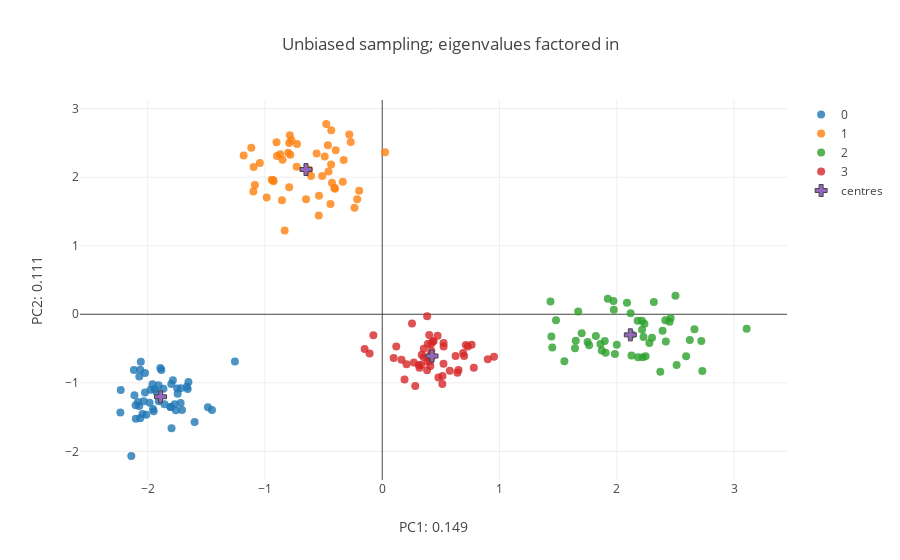

Notebook source saved alongside this figure:
### Markdown cell above
#### II. c. Even sampling.


We can compare this output with what we would have gotten from sampling equally across our selected vectors.

For this purpose we sample equally from the same frequency vectors as in the biased scenario and perform PCA on the resulting data set.

### Code cell
#### Selecting new, equal sample sizes but derive haplotypes from the same frequency vectors.

Sizes= [50,50,50,50]
labels= np.repeat(np.array([x for x in range(N_pops)]),Sizes)

data= []

for k in range(N_pops):
    
    probs= vector_lib[Pops[k],:]
    probs= [[0,x][int(x >= 0)] for x in probs]
    probs= [[1,x][int(x <= 1)] for x in probs]
    
    m= Sizes[k]
    Haps= [[np.random.choice([1,0],p= [1-probs[x],probs[x]]) for x in range(L)] for acc in range(m)]
    
    data.extend(Haps)

data= np.array(data)
#data= scale(data)

#### clalculate pairwise genetic distances
iugen_unbiased= np.triu_indices(data.shape[0],1)

unbias_gen_diffs= pairwise_distances(data,metric= pairwise_gen)
unbias_gen_diffs= np.array(unbias_gen_diffs)

unbias_gen_diffs= unbias_gen_diffs[iugen_unbiased]

### perform PCA

n_comp = 5

pca = PCA(n_components=n_comp, whiten=False,svd_solver='randomized').fit(data)

features= pca.transform(data)# * pca.explained_variance_ratio_

var_comps= pca.explained_variance_ratio_
print("; ".join(['PC{0}: {1}'.format(x+1,round(var_comps[x],3)) for x in range(n_comp)]))
print(features.shape)


#### Calculate centroids of labelled data in feature space.
unbias_centroids= [np.mean(features[[y for y in range(features.shape[0]) if labels[y] == z],:],axis= 0) for z in range(N_pops)]
unbias_centroids= np.array(unbias_centroids)


#### Plot projections + Centroids.

fig_data= [go.Scatter(
        x = features[[x for x in range(sum(Sizes)) if labels[x] == i],0],
        y = features[[x for x in range(sum(Sizes)) if labels[x] == i],1],
        type='scatter',
        mode= "markers",
        marker= {
        'line': {'width': 0},
        'size': 8,
        'symbol': 'circle',
      "opacity": .8
      },
      name= str(i)
    ) for i in range(N_pops)]


fig_data.append(
    go.Scatter(
        x= unbias_centroids[:,0],
        y= unbias_centroids[:,1],
        type= 'scatter',
        mode= 'markers',
        name= 'centres',
        marker= {
        'line': {'width': 1},
        'size': 10,
        'symbol': 'cross'
        }
    )
)

layout = go.Layout(
    title= 'Unbiased sampling; eigenvalues factored in',
    yaxis=dict(
        title='PC2: {}'.format(round(var_comps[1],3))),
    xaxis=dict(
    title= 'PC1: {}'.format(round(var_comps[0],3))),
)

fig = go.Figure(data=fig_data, layout=layout)
iplot(fig)

### Figure 1 — Plotly figure (JSON) as saved in the notebook; plotly's stock layout.template omitted (floating-point values rounded to 4 significant figures)
{"data": [{"marker": {"line": {"width": 0}, "opacity": 0.8, "size": 8, "symbol": "circle"}, "mode": "markers", "name": "0", "type": "scatter", "x": [-1.983, -1.486, -2.023, -1.803, -1.866, -1.77, -1.955, -1.659, -1.942, -1.892, -2.064, -2.083, -1.799, -2.23, -1.719, -2.103, -2.023, -1.785, -1.666, -1.797, -1.76, -1.949, -1.906, -2.064, -2.101, -2.012, -1.653, -1.857, -1.975, -1.907, -1.745, -2.14, -1.883, -1.924, -2.072, -2.044, -2.059, -1.806, -1.719, -1.256, -1.6, -1.748, -2.233, -2.113, -2.072, -1.707, -1.959, -2.118, -2.035, -1.452], "y": [-1.293, -1.356, -1.141, -1.354, -1.087, -1.314, -1.382, -1.091, -1.095, -0.7845, -1.519, -1.28, -1.017, -1.106, -1.078, -1.327, -0.8558, -0.9628, -1.058, -1.662, -1.402, -1.415, -1.27, -0.809, -1.523, -1.465, -0.9884, -1.314, -1.103, -1.035, -1.16, -2.068, -0.8135, -1.14, -1.337, -1.454, -0.6933, -1.354, -1.296, -0.6905, -1.572, -1.084, -1.433, -1.182, -0.908, -1.398, -1.023, -0.814, -1.27, -1.396]}, {"marker": {"line": {"width": 0}, "opacity": 0.8, "size": 8, "symbol": "circle"}, "mode": "markers", "name": "1", "type": "scatter", "x": [-0.4346, -1.097, -0.3287, -0.6496, -0.5115, -0.3364, -0.8976, -0.7877, -0.3968, -0.2806, -0.8502, -0.7837, -0.4411, -0.9292, -0.832, -0.4031, -1.086, -0.2364, -0.5595, -0.4774, -0.4358, -0.8548, -1.099, -0.5412, -0.5394, -0.4288, -1.043, -0.2687, -0.4579, -0.1967, -0.6067, -1.182, -1.116, -0.4633, -0.6234, -0.9422, -0.7932, -0.9276, -0.7931, -0.8019, -0.2134, -0.87, 0.02412, -0.9014, -0.774, -0.7292, -0.4083, -0.7264, -0.9851, -0.4906], "y": [2.684, 2.149, 2.251, 1.679, 2.019, 1.934, 2.31, 2.611, 2.395, 2.623, 2.254, 2.329, 1.609, 1.957, 1.221, 1.831, 1.885, 1.555, 2.347, 2.777, 2.186, 1.664, 1.791, 1.44, 1.731, 1.918, 2.209, 2.513, 2.082, 1.802, 2.018, 2.318, 2.431, 2.467, 2.114, 1.965, 2.501, 1.94, 1.852, 2.357, 1.679, 2.337, 2.363, 2.512, 2.539, 2.154, 1.846, 2.486, 1.703, 2.303]}, {"marker": {"line": {"width": 0}, "opacity": 0.8, "size": 8, "symbol": "circle"}, "mode": "markers", "name": "2", "type": "scatter", "x": [1.482, 1.898, 2.228, 2.221, 1.861, 2.0, 2.721, 2.215, 1.751, 2.087, 1.924, 2.451, 1.975, 2.13, 2.419, 2.662, 1.905, 2.51, 2.316, 1.644, 2.118, 2.591, 2.301, 1.872, 2.216, 2.391, 2.278, 2.414, 2.501, 2.246, 1.435, 1.443, 2.178, 1.765, 1.553, 2.73, 1.45, 2.236, 2.459, 1.671, 1.822, 3.108, 2.126, 1.701, 1.651, 2.371, 1.972, 1.984, 2.181, 2.623], "y": [-0.08763, -0.3883, -0.3335, -0.6279, -0.4352, -0.4435, -0.3892, -0.0932, -0.4054, 0.1695, 0.2248, -0.1087, 0.06767, -0.2945, -0.3987, -0.2172, -0.5614, -0.7397, 0.1788, -0.4947, 0.01392, -0.611, -0.3438, -0.5282, -0.2241, -0.241, -0.4199, -0.08811, 0.2713, -0.6118, 0.1866, -0.325, -0.09618, -0.4508, -0.6866, -0.8288, -0.4839, -0.1401, -0.05281, 0.03939, -0.3179, -0.2125, -0.6032, -0.2752, -0.3861, -0.8375, 0.1943, -0.5802, -0.6262, -0.3752]}, {"marker": {"line": {"width": 0}, "opacity": 0.8, "size": 8, "symbol": "circle"}, "mode": "markers", "name": "3", "type": "scatter", "x": [0.4379, 0.4009, 0.6254, 0.6896, 0.9001, 0.4791, 0.5226, 0.1198, 0.254, 0.2078, 0.5143, 0.4722, 0.5236, 0.4313, 0.5125, 0.2814, 0.3314, 0.09749, 0.6981, 0.3178, 0.4103, 0.4187, 0.3126, 0.781, 0.354, 0.9532, 0.3882, 0.5231, 0.6413, -0.07555, 0.2697, 0.7306, 0.3832, 0.6502, 0.5763, 0.4086, 0.3851, 0.3538, 0.3828, 0.1645, 0.4178, -0.1503, 0.4167, 0.4266, 0.1902, 0.4034, 0.7621, -0.1076, 0.7128, 0.3369], "y": [-0.3943, -0.3021, -0.6081, -0.5652, -0.6561, -0.9219, -0.7223, -0.4714, -0.135, -0.7284, -0.8995, -0.3131, -0.4693, -0.394, -1.016, -1.047, -0.7391, -0.6395, -0.609, -0.7813, -0.7555, -0.5323, -0.7408, -0.7789, -0.503, -0.6201, -0.4325, -0.4183, -0.8542, -0.308, -0.7045, -0.4704, -0.02944, -0.8115, -0.824, -0.6824, -0.6895, -0.6284, -0.8154, -0.6639, -0.4303, -0.5062, -0.5823, -0.6133, -0.9521, -0.632, -0.4443, -0.5731, -0.4485, -0.5903]}, {"marker": {"line": {"width": 1}, "size": 10, "symbol": "cross"}, "mode": "markers", "name": "centres", "type": "scatter", "x": [-1.89, -0.6502, 2.116, 0.4248], "y": [-1.203, 2.113, -0.3004, -0.6089]}], "layout": {"title": "Unbiased sampling; eigenvalues factored in", "xaxis": {"title": "PC1: 0.149"}, "yaxis": {"title": "PC2: 0.111"}}}
